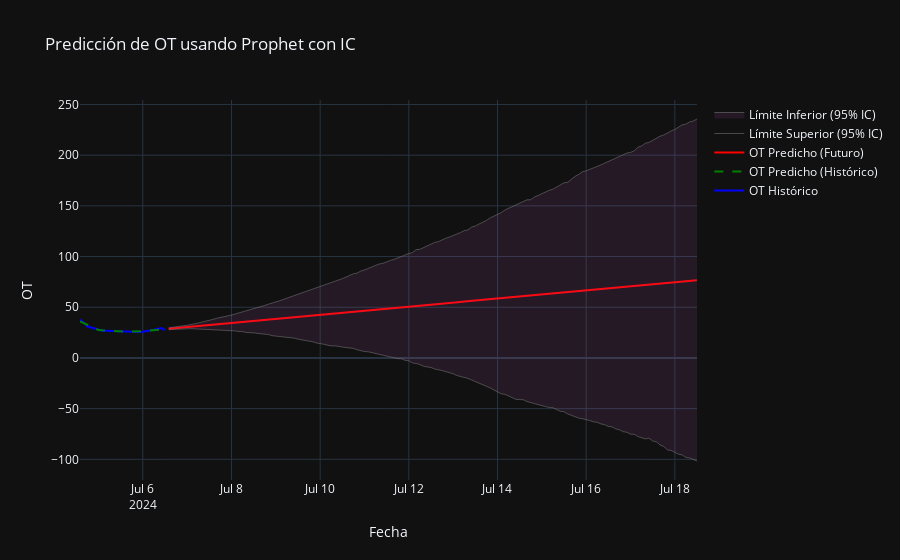

Source (notebook cell):
### Code cell
import numpy as np
import pandas as pd
from prophet import Prophet
from sklearn.metrics import mean_squared_error, mean_absolute_error
from math import sqrt
import plotly.graph_objects as go
from datetime import datetime

# Cargar datos
data = pd.read_csv("https://huggingface.co/datasets/pkr7098/time-series-forecasting-datasets/resolve/main/ETTh2.csv")
data['date'] = pd.to_datetime(data['date'])
data = data.head(168)  # Limitamos a 168 filas originales
data.set_index('date', inplace=True)
data_2h = data.resample('2H').mean()
ot_data = data_2h[['OT']].dropna()

# Crear un nuevo índice de fechas comenzando el 04/07/2024 a las 14:00
start_date = pd.Timestamp('2024-07-04 14:00:00')
new_dates = pd.date_range(start=start_date, periods=len(ot_data), freq='2H')
ot_data.index = new_dates

# Preparar datos para Prophet (requiere columnas 'ds' y 'y')
ot_data_prophet = ot_data.reset_index()
ot_data_prophet.columns = ['ds', 'y']

# Tomar los primeros 24 puntos como datos históricos (48 horas)
train_size = 24
train = ot_data_prophet.iloc[:train_size]

# Entrenar el modelo de Prophet
model = Prophet()
model.fit(train)

# Pronosticar desde el final de los datos históricos (24 puntos) hasta completar el resto
future_periods = len(ot_data_prophet) - train_size + 84  # Resto de datos + 1 semana (84 puntos)
future = model.make_future_dataframe(periods=future_periods, freq='2H')
forecast = model.predict(future)

# Filtrar las predicciones: datos históricos (train) y pronóstico futuro
forecast_historical = forecast.iloc[:train_size]  # Predicciones sobre datos históricos
forecast_future = forecast.iloc[train_size:]      # Pronóstico futuro

# Calcular métricas de error para Prophet en el conjunto de datos no entrenados
test = ot_data_prophet.iloc[train_size:]
forecast_test = forecast.iloc[train_size:train_size + len(test)]
rmse_prophet = sqrt(mean_squared_error(test['y'], forecast_test['yhat']))
mae_prophet = mean_absolute_error(test['y'], forecast_test['yhat'])

# Calcular pronóstico Naive (último valor histórico repetido)
naive_forecast = np.full(len(test), train['y'].iloc[-1])
rmse_naive = sqrt(mean_squared_error(test['y'], naive_forecast))
mae_naive = mean_absolute_error(test['y'], naive_forecast)

# Filtrar el pronóstico de una semana desde el final de los datos originales
forecast_1week = forecast.iloc[-84:]
forecast_df = forecast_1week[['ds', 'yhat']].rename(columns={'ds': 'Fecha', 'yhat': 'OT_Predicho_Prophet'}).set_index('Fecha')

# --- Visualización con Plotly ---
fig = go.Figure()

# Datos históricos (24 puntos desde 04/07 14:00)
fig.add_trace(go.Scatter(
    x=train['ds'],
    y=train['y'],
    mode='lines',
    name='OT Histórico',
    line=dict(color='blue')
))

# Predicciones sobre datos históricos
fig.add_trace(go.Scatter(
    x=forecast_historical['ds'],
    y=forecast_historical['yhat'],
    mode='lines',
    name='OT Predicho (Histórico)',
    line=dict(color='green', dash='dash')
))

# Pronóstico futuro (resto + 1 semana)
fig.add_trace(go.Scatter(
    x=forecast_future['ds'],
    y=forecast_future['yhat'],
    mode='lines',
    name='OT Predicho (Futuro)',
    line=dict(color='red')
))

# Intervalos de confianza (95%) para el pronóstico futuro
fig.add_trace(go.Scatter(
    x=forecast_future['ds'],
    y=forecast_future['yhat_upper'],
    mode='lines',
    name='Límite Superior (95% IC)',
    line=dict(color='gray', width=0.5)
))

fig.add_trace(go.Scatter(
    x=forecast_future['ds'],
    y=forecast_future['yhat_lower'],
    mode='lines',
    name='Límite Inferior (95% IC)',
    line=dict(color='gray', width=0.5),
    fill='tonexty',  # Rellena el área entre los límites
    fillcolor='rgba(200, 100, 200, 0.1)'  # Color del relleno con transparencia
))



# Personalizar la gráfica
fig.update_layout(
    title='Predicción de OT usando Prophet con IC',
    xaxis_title='Fecha',
    yaxis_title='OT',
    hovermode='x unified',
    template="plotly_dark",
    showlegend=True
)

# Mostrar la gráfica
fig.show()

# Mostrar los pronósticos de la próxima semana
print("\n--- Pronósticos Prophet para OT (1 semana) ---")
print(forecast_df)

# Comparar métricas
print("\n--- Métricas de error en datos no entrenados ---")
print(f"Prophet RMSE: {rmse_prophet}")
print(f"Prophet MAE: {mae_prophet}")
print(f"Naive RMSE: {rmse_naive}")
print(f"Naive MAE: {mae_naive}")

### Figure 1 — Plotly figure (JSON) as saved in the notebook; plotly's stock layout.template omitted (floating-point values rounded to 4 significant figures; data arrays with more than 128 entries replaced by an {"elided": "..."} marker saying what was removed)
{"data": [{"line": {"color": "blue"}, "mode": "lines", "name": "OT Histórico", "type": "scatter", "x": ["2024-07-04T14:00:00.000000000", "2024-07-04T16:00:00.000000000", "2024-07-04T18:00:00.000000000", "2024-07-04T20:00:00.000000000", "2024-07-04T22:00:00.000000000", "2024-07-05T00:00:00.000000000", "2024-07-05T02:00:00.000000000", "2024-07-05T04:00:00.000000000", "2024-07-05T06:00:00.000000000", "2024-07-05T08:00:00.000000000", "2024-07-05T10:00:00.000000000", "2024-07-05T12:00:00.000000000", "2024-07-05T14:00:00.000000000", "2024-07-05T16:00:00.000000000", "2024-07-05T18:00:00.000000000", "2024-07-05T20:00:00.000000000", "2024-07-05T22:00:00.000000000", "2024-07-06T00:00:00.000000000", "2024-07-06T02:00:00.000000000", "2024-07-06T04:00:00.000000000", "2024-07-06T06:00:00.000000000", "2024-07-06T08:00:00.000000000", "2024-07-06T10:00:00.000000000", "2024-07-06T12:00:00.000000000"], "y": [37.89, 35.04, 31.19, 29.98, 29.43, 27.46, 26.91, 26.8, 26.69, 26.36, 25.92, 25.92, 26.14, 25.92, 25.81, 25.92, 25.59, 25.92, 26.25, 27.02, 27.9, 28.66, 29.43, 27.57]}, {"line": {"color": "green", "dash": "dash"}, "mode": "lines", "name": "OT Predicho (Histórico)", "type": "scatter", "x": ["2024-07-04T14:00:00.000000000", "2024-07-04T16:00:00.000000000", "2024-07-04T18:00:00.000000000", "2024-07-04T20:00:00.000000000", "2024-07-04T22:00:00.000000000", "2024-07-05T00:00:00.000000000", "2024-07-05T02:00:00.000000000", "2024-07-05T04:00:00.000000000", "2024-07-05T06:00:00.000000000", "2024-07-05T08:00:00.000000000", "2024-07-05T10:00:00.000000000", "2024-07-05T12:00:00.000000000", "2024-07-05T14:00:00.000000000", "2024-07-05T16:00:00.000000000", "2024-07-05T18:00:00.000000000", "2024-07-05T20:00:00.000000000", "2024-07-05T22:00:00.000000000", "2024-07-06T00:00:00.000000000", "2024-07-06T02:00:00.000000000", "2024-07-06T04:00:00.000000000", "2024-07-06T06:00:00.000000000", "2024-07-06T08:00:00.000000000", "2024-07-06T10:00:00.000000000", "2024-07-06T12:00:00.000000000"], "y": [36.08, 34.36, 32.65, 30.94, 29.22, 27.51, 27.2, 26.9, 26.59, 26.29, 25.99, 25.96, 25.94, 25.92, 25.89, 25.92, 26.12, 26.46, 26.79, 27.12, 27.46, 27.79, 28.13, 28.46]}, {"line": {"color": "red"}, "mode": "lines", "name": "OT Predicho (Futuro)", "type": "scatter", "x": {"elided": "144 str values"}, "y": {"elided": "144 float values"}}, {"line": {"color": "gray", "width": 0.5}, "mode": "lines", "name": "Límite Superior (95% IC)", "type": "scatter", "x": {"elided": "144 str values"}, "y": {"elided": "144 float values"}}, {"fill": "tonexty", "fillcolor": "rgba(200, 100, 200, 0.1)", "line": {"color": "gray", "width": 0.5}, "mode": "lines", "name": "Límite Inferior (95% IC)", "type": "scatter", "x": {"elided": "144 str values"}, "y": {"elided": "144 float values"}}], "layout": {"hovermode": "x unified", "showlegend": true, "title": {"text": "Predicción de OT usando Prophet con IC"}, "xaxis": {"title": {"text": "Fecha"}}, "yaxis": {"title": {"text": "OT"}}}}
